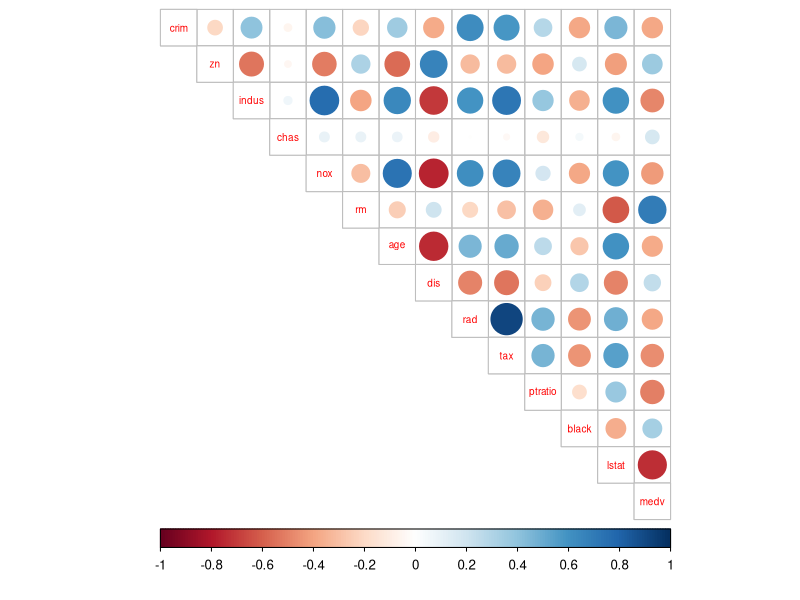

Write R code to recreate this figure.
## ---- chunk 1
library(MASS)
library(ggplot2)
library(GGally)
library(corrplot)
## ---- chunk 2
dim(Boston)
str(Boston)
## ---- chunk 3
#calculating the correlation matrix and correlation plot
cor_matrix <- cor(Boston) 
corrplot(cor_matrix, method="circle", type = "upper", cl.pos = "b", tl.pos = "d", tl.cex = 0.6)
